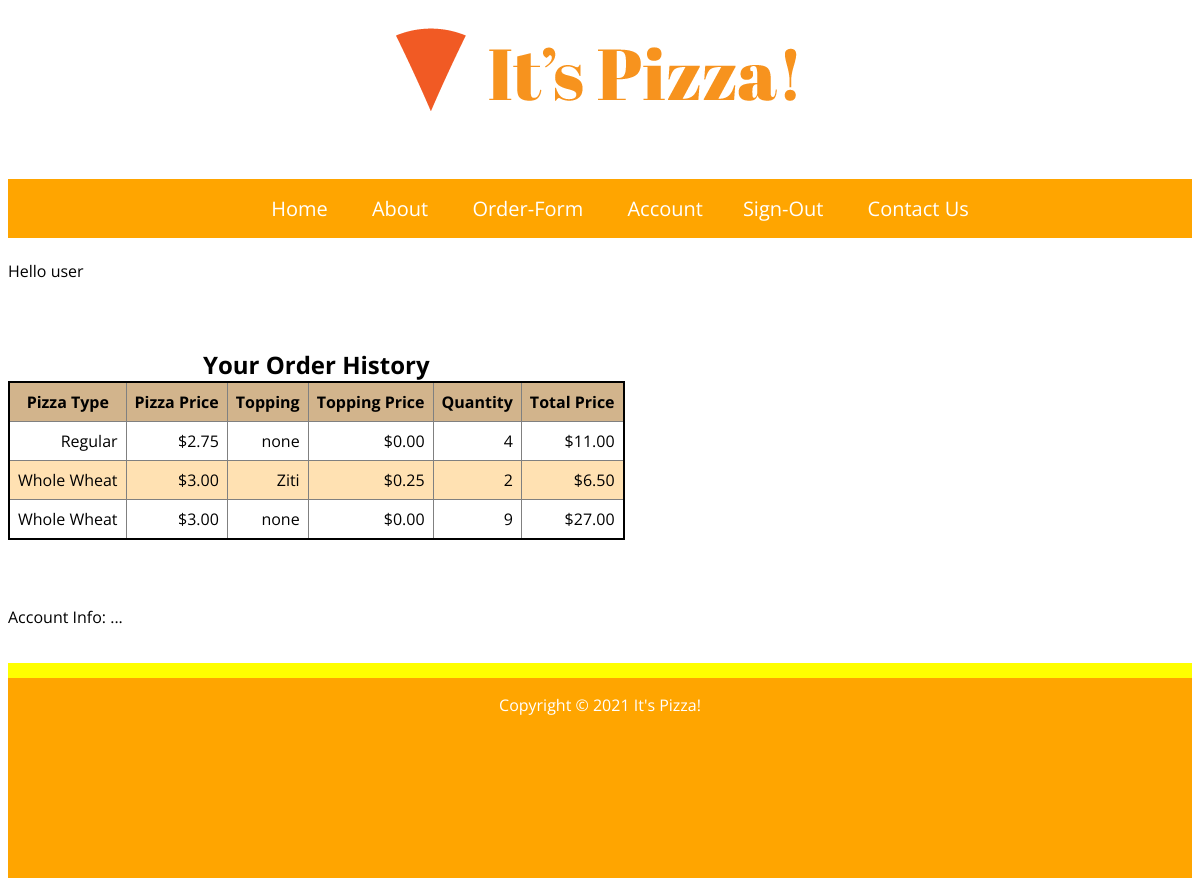
/account.php (signed in), run on the app's committed database.
### tables this page shows
CREATE TABLE `pizzaorders` (
  `PizzaOrderID` int(11) NOT NULL,
  `OrderID` int(11) NOT NULL,
  `PIzzaID` int(11) NOT NULL,
  `ToppingID` int(11) NOT NULL,
  `Quantity` int(11) NOT NULL,
  `Price` decimal(6,2) NOT NULL
);

CREATE TABLE `pizzas` (
  `PizzaID` int(11) NOT NULL,
  `Name` varchar(255) NOT NULL,
  `Price` decimal(4,2) NOT NULL
);

CREATE TABLE `toppings` (
  `ToppingsID` int(11) NOT NULL,
  `Name` varchar(255) NOT NULL,
  `Price` decimal(4,2) NOT NULL
);

### account.php (the view, shortened to what this page needs)
<?php include 'header.php'; ?>
<?php require_once 'mysqli.connect.php'; ?>
<?php
if(isset($_SESSION['LoggedIn']) )
{
    if($_SESSION['LoggedIn'] == true)
    {
        echo '<br>';
        echo "Hello " . $_COOKIE['username'];
        $sql = "SELECT pizzas.Name AS PizzaName, pizzas.Price AS PizzaPrice,
                    toppings.Name AS ToppingName, toppings.Price AS ToppingPrice,
                    pizzaorders.Quantity AS Quantity, pizzaorders.Price AS TotalPrice
                FROM pizzaorders
                INNER JOIN orders ON pizzaorders.OrderID = orders.OrdersID
                INNER JOIN pizzas ON pizzaorders.PIzzaID = pizzas.PizzaID
                INNER JOIN toppings ON pizzaorders.ToppingID = toppings.ToppingsID
                INNER JOIN authorizedusers ON orders.AuthorizedUserID = authorizedusers.AuthorizedUsersID
                WHERE authorizedusers.Username = ?
                ORDER BY orders.OrderDate";
        $stmt = mysqli_prepare($conn, $sql);
        mysqli_stmt_bind_param($stmt, 's', $_COOKIE['username']);
        mysqli_stmt_execute($stmt);
        $result = mysqli_stmt_get_result($stmt);
        $rowNum = mysqli_num_rows($result);
        echo '<br><br>';
        echo '<br><br>';
        echo '
            <table>
                <caption>
                    Your Order History
                </caption>
                <thead>
                    <tr>
                        <th>Pizza Type</th>
                        <th>Pizza Price</th>
                        <th>Topping</th>
                        <th>Topping Price</th>
                        <th>Quantity</th>
                        <th>Total Price</th>
                    </tr>
                </thead>
                <tbody>
                ';
        if($rowNum >=1) {
            while ($row = mysqli_fetch_array($result)) {
                    echo '
                    <tr>
                        <td>'. $row['PizzaName'] . '</td>
                        <td>$'. $row['PizzaPrice'] . '</td>
                        <td>'. $row['ToppingName'] . '</td>
                        <td>$'. $row['ToppingPrice'] . '</td>
                        <td>'. $row['Quantity'] . '</td>
                        <td>$'. $row['TotalPrice'] . '</td>
                    </tr>
                    ';
            }
        }
                    echo '
                </tbody>
            </table>
        ';
        echo '<br><br><br>';
        echo 'Account Info: ... <br>';
    }
    else
    {
        echo '<br>';
        echo 'ERROR: no user is logged in <br>';
        echo '<br>';
        echo "<a href="."login.php".">login</a>";
    }
}
else {
    header('Location: login.php');
    exit();
}
?>
<?php include 'footer.php'; ?>

### header.php (shortened to what this page needs)
<!DOCTYPE html>
<html>
    <head>
        <LINK rel="stylesheet" href="css/styles.css" type="text/css" />
        <link rel="stylesheet" href="css/slimmenu.min.css" type="text/css">
        <LINK rel="stylesheet" href="css/responsiveslides.css" type="text/css" />
    </head>
    <body>
        <header>
            <img src="ItsPizzaLogo.png" alt="Logo"/>
            <?php include 'menu.php'; ?>
        </header>
        <div class="body-content">

### menu.php
<nav>
    <div class="nav">
        <ul id="navigation" class="slimmenu">
            <li><a href="index.php">Home</a></li>
            <li><a href="#">About</a></li>
            <li><a href="form.php">Order-Form</a></li>
            <?php
            if (isset($_SESSION['LoggedIn']) && $_SESSION['LoggedIn'] == true) {
                echo '<li><a href="account.php">Account</a></li>';
                echo '<li><a href="sign-out.php">Sign-Out</a></li>';
            }
            else {
                echo '<li><a href="login.php">Login</a></li>';
            }
            ?>
            <li><a href="contact-us.php">Contact Us</a></li>
        </ul>
    </div>
</nav>

### footer.php (shortened to what this page needs)
        </div>
        <footer>
            <p>Copyright &copy; 2021 It's Pizza&#33;</p>
        </footer>
    </body>
</html>

### css/styles.css (style rules this page uses)
:root { --maincolor: orange; --accentone: yellow; }
html { margin: 0; padding: 0; }
body { font-family: 'Open Sans', sans-serif; background-color: white; position: relative; min-height: 100vh; }
header { height: 230px; position: relative; background-color: white; }
header img { display: block; padding-top: 20px; margin: 0 auto; }
header nav { background-color: orange; position: absolute; bottom: 0; width: 100%; }
header .nav { text-align: center; margin: 0; }
header ul { margin: 0; }
header ul li { text-align: center; display: inline-block; padding: 16px 0px; }
.nav ul li a { text-decoration: none; color: white; font-size: 20px; padding: 0px 20px; }
table { border-collapse: collapse; border: 2px solid black; }
td, th { border: 1px solid grey; padding: 0.5rem; }
caption { font-weight: bold; font-size: 1.5rem; }
tr th { background-color: tan; }
tr td { text-align: right; }
tbody tr:nth-child(even) { background-color: #ffe1b2; }
.body-content { padding-bottom: 250px; }
footer { position: absolute; width: 100%; bottom: 0; height: 200px; background-color: orange; border-top: 15px solid yellow; }
footer p { color: white; text-align: center; }

### data on the page
pizzaorders: PIzzaID.Name "Regular", PIzzaID.Price "2.75", ToppingID.Name "none", ToppingID.Price "0.00", Quantity "4", Price "11.00"
pizzaorders: PIzzaID.Name "Whole Wheat", PIzzaID.Price "3.00", ToppingID.Name "Ziti", ToppingID.Price "0.25", Quantity "2", Price "6.50"
pizzaorders: PIzzaID.Name "Whole Wheat", PIzzaID.Price "3.00", ToppingID.Name "none", ToppingID.Price "0.00", Quantity "9", Price "27.00"

### other printed values
$_COOKIE['username'] "user"
